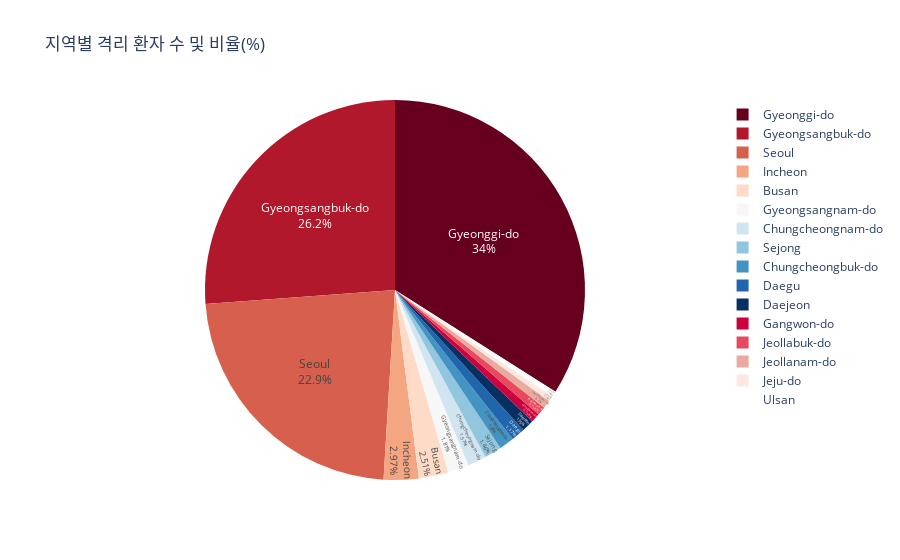

Notebook code cell kept with this figure:
### Markdown cell above
#### 지역별 격리 환자 수 및 비율

### Code cell
fig=px.pie(isolated, values='isolated', names='province', title='지역별 격리 환자 수 및 비율(%)',color_discrete_sequence=px.colors.sequential.RdBu)
fig.update_traces(textposition='inside', textinfo='percent+label')
fig.show()

### Figure 1 — Plotly figure (JSON) as saved in the notebook; plotly's stock layout.template omitted (floating-point values rounded to 4 significant figures; data arrays with more than 128 entries replaced by an {"elided": "..."} marker saying what was removed)
{"data": [{"domain": {"x": [0, 1], "y": [0, 1]}, "hovertemplate": "province=%{label}<br>isolated=%{value}<extra></extra>", "labels": {"elided": "169 str values"}, "legendgroup": "", "name": "", "showlegend": true, "textinfo": "percent+label", "textposition": "inside", "type": "pie", "values": {"elided": "169 int values"}}], "layout": {"legend": {"tracegroupgap": 0}, "piecolorway": ["rgb(103,0,31)", "rgb(178,24,43)", "rgb(214,96,77)", "rgb(244,165,130)", "rgb(253,219,199)", "rgb(247,247,247)", "rgb(209,229,240)", "rgb(146,197,222)", "rgb(67,147,195)", "rgb(33,102,172)", "rgb(5,48,97)"], "title": {"text": "지역별 격리 환자 수 및 비율(%)"}}}
